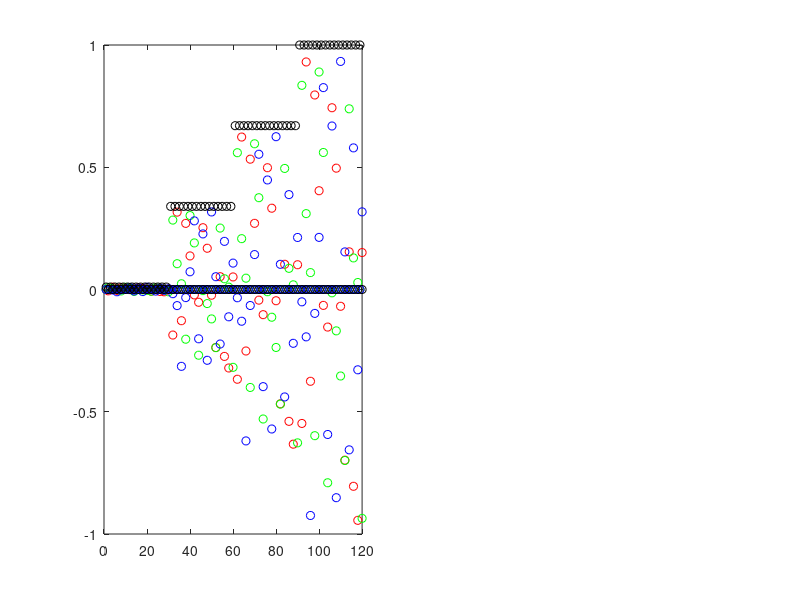

MATLAB code for this plot: (Note: this script raises an error after producing the figure.)
clear all

wd = cd;
DataDir = '/opt/topspin2/data/DT/nmr';
%DataDir = '/Users/daniel/NMRdata/AVII500/DT';
ExpNam = 'MIC5_2H_setup'; expno = 18;

NG = 4;
%Grel = linspace(0,1,NG+1); Grel = Grel(2:NG+1);
Grel = linspace(0.01,1,NG);
%Grel = logspace(-2,0,NG);

load UniformDistSphereRepulsionN15

Ndir = 2*length(theta);

Gnorm.x = zeros(Ndir,1);
Gnorm.y = zeros(Ndir,1);
Gnorm.z = zeros(Ndir,1);
Gnorm.iso = zeros(Ndir,1);

Gnorm.x(2:2:Ndir) = sin(theta).*cos(phi);
Gnorm.y(2:2:Ndir) = sin(theta).*sin(phi);
Gnorm.z(2:2:Ndir) = cos(theta);
Gnorm.iso(1:2:(Ndir-1)) = 1;

% Gnorm.x = [0; sin(theta).*cos(phi)];
% Gnorm.y = [0; sin(theta).*sin(phi)];
% Gnorm.z = [0; cos(theta)];
% Gnorm.iso = [1; zeros(size(theta))];

% Gnorm.x = [0 1 0 0 1/sqrt(2) 1/sqrt(2) 0         1/sqrt(3)]';
% Gnorm.y = [0 0 1 0 1/sqrt(2) 0         1/sqrt(2) 1/sqrt(3)]';
% Gnorm.z = [0 0 0 1 0         1/sqrt(2) 1/sqrt(2) 1/sqrt(3)]';
% Gnorm.iso = [1 0 0 0 0 0 0 0]';


G.x = [];
G.y = [];
G.z = [];
G.iso = [];

for nG = 1:length(Grel)
    G.x = [G.x; Grel(nG)*Gnorm.x];
    G.y = [G.y; Grel(nG)*Gnorm.y];
    G.z = [G.z; Grel(nG)*Gnorm.z];
    G.iso = [G.iso; Grel(nG)*Gnorm.iso];
end

td1 = length(G.x);

thresh = 0.01;
%G.x(find(G.x<thresh)) = thresh;
%G.y(find(G.y<thresh)) = thresh;
%G.z(find(G.z<thresh)) = thresh;

figure(1), clf
subplot(1,2,1)
plot(1:td1,G.x,'ro',1:td1,G.y,'go',1:td1,G.z,'bo',1:td1,G.iso,'ko')

[X,Y] = fSchmidt(Gnorm.x,Gnorm.y,Gnorm.z);
latitude.theta = pi/180*[30:30:150 179];
latitude.phi = linspace(0,2*pi,100);
[latitude.phi,latitude.theta] = ndgrid(latitude.phi,latitude.theta);
latitude.z = cos(latitude.theta);
latitude.x = sin(latitude.theta).*cos(latitude.phi);
latitude.y = sin(latitude.theta).*sin(latitude.phi);
[latitude.X,latitude.Y] = fSchmidt(latitude.x,latitude.y,latitude.z);
longitude.theta = pi/180*linspace(30,180,100);
longitude.phi = pi/180*[30:30:360];
[longitude.theta,longitude.phi] = ndgrid(longitude.theta,longitude.phi);
longitude.z = cos(longitude.theta);
longitude.x = sin(longitude.theta).*cos(longitude.phi);
longitude.y = sin(longitude.theta).*sin(longitude.phi);
[longitude.X,longitude.Y] = fSchmidt(longitude.x,longitude.y,longitude.z);

subplot(1,2,2)        
plot(X,Y,'ko')
hold on
plot(latitude.X,latitude.Y,'b-')
plot(longitude.X,longitude.Y,'b-')
axis tight equal off
%return

fpath = [DataDir '/' ExpNam '/' num2str(expno)];

fname = 'rx';
fidx = fopen([fpath '/' fname],'w');
fname = 'rx.txt';
fidxtxt = fopen([fpath '/' fname],'w');
fname = 'ry';
fidy = fopen([fpath '/' fname],'w');
fname = 'ry.txt';
fidytxt = fopen([fpath '/' fname],'w');
fname = 'rz';
fidz = fopen([fpath '/' fname],'w');
fname = 'rz.txt';
fidztxt = fopen([fpath '/' fname],'w');
fname = 'riso';
fidiso = fopen([fpath '/' fname],'w');
fname = 'riso.txt';
fidisotxt = fopen([fpath '/' fname],'w');

text.header = {
{'##TITLE= /opt/topspin2/data/DT/nmr/C10E3_DTI/6/diff_ramp'};
{'##JCAMP-DX= 5.00 Bruker JCAMP library'}
{'##DATA TYPE= Shape Data'}
{'##ORIGIN= Bruker Analytik GmbH'}
{'##OWNER= <nmrsu>'}
{'##DATE= 07/02/27'}
{'##TIME= 08:11:48'}
{'##MINX= 0'}
{'##MAXX= 1'}
{'##MINY= 0'}
{'##MAXY= 1'}
{'##$SHAPE_EXMODE= Gradient'}
{'##$SHAPE_TOTROT= 0'}
{'##$SHAPE_BWFAC= 0'}
{'##$SHAPE_INTEGFAC= 0'}
{'##$SHAPE_MODE= 0'}};

[Nlines, dummy] = size(text.header);

for nline = 1:Nlines
    fprintf(fidx,'%s\n',text.header{nline}{1});
    fprintf(fidy,'%s\n',text.header{nline}{1});
    fprintf(fidz,'%s\n',text.header{nline}{1});
    fprintf(fidiso,'%s\n',text.header{nline}{1});
end


fprintf(fidx,'%s\n',['##NPOINTS=' num2str(NG*length(Gnorm.x))]);
fprintf(fidx,'%s\n',['##XYDATA= (X++(Y..Y))']);
fprintf(fidy,'%s\n',['##NPOINTS=' num2str(NG*length(Gnorm.x))]);
fprintf(fidy,'%s\n',['##XYDATA= (X++(Y..Y))']);
fprintf(fidz,'%s\n',['##NPOINTS=' num2str(NG*length(Gnorm.x))]);
fprintf(fidz,'%s\n',['##XYDATA= (X++(Y..Y))']);
fprintf(fidiso,'%s\n',['##NPOINTS=' num2str(NG*length(Gnorm.x))]);
fprintf(fidiso,'%s\n',['##XYDATA= (X++(Y..Y))']);

for nG = 1:length(G.x)
    fprintf(fidx,'%f\n',G.x(nG));
    fprintf(fidxtxt,'%f\n',G.x(nG));
    fprintf(fidy,'%f\n',G.y(nG));
    fprintf(fidytxt,'%f\n',G.y(nG));
    fprintf(fidz,'%f\n',G.z(nG));
    fprintf(fidztxt,'%f\n',G.z(nG));
    fprintf(fidiso,'%f\n',G.iso(nG));
    fprintf(fidisotxt,'%f\n',G.iso(nG));
end


fprintf(fidx,'%s\n',['##END']);
fprintf(fidy,'%s\n',['##END']);
fprintf(fidz,'%s\n',['##END']);
fprintf(fidiso,'%s\n',['##END']);

fclose(fidx);
fclose(fidy);
fclose(fidz);
fclose(fidxtxt);
fclose(fidytxt);
fclose(fidztxt);
fclose(fidiso);
fclose(fidisotxt);

td1